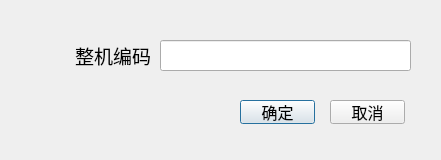
<?xml version="1.0" encoding="UTF-8"?>
<ui version="4.0">
 <class>XyScanDialog</class>
 <widget class="QDialog" name="XyScanDialog">
  <property name="geometry">
   <rect>
    <x>0</x>
    <y>0</y>
    <width>441</width>
    <height>160</height>
   </rect>
  </property>
  <property name="windowTitle">
   <string>Dialog</string>
  </property>
  <widget class="QLabel" name="label">
   <property name="geometry">
    <rect>
     <x>30</x>
     <y>40</y>
     <width>121</width>
     <height>31</height>
    </rect>
   </property>
   <property name="minimumSize">
    <size>
     <width>80</width>
     <height>0</height>
    </size>
   </property>
   <property name="font">
    <font>
     <pointsize>14</pointsize>
    </font>
   </property>
   <property name="text">
    <string>整机编码</string>
   </property>
   <property name="alignment">
    <set>Qt::AlignRight|Qt::AlignTrailing|Qt::AlignVCenter</set>
   </property>
  </widget>
  <widget class="QLineEdit" name="editSn">
   <property name="geometry">
    <rect>
     <x>160</x>
     <y>40</y>
     <width>251</width>
     <height>31</height>
    </rect>
   </property>
   <property name="font">
    <font>
     <pointsize>14</pointsize>
    </font>
   </property>
  </widget>
  <widget class="QPushButton" name="btnOk">
   <property name="geometry">
    <rect>
     <x>240</x>
     <y>100</y>
     <width>75</width>
     <height>24</height>
    </rect>
   </property>
   <property name="font">
    <font>
     <pointsize>12</pointsize>
    </font>
   </property>
   <property name="text">
    <string>确定</string>
   </property>
  </widget>
  <widget class="QPushButton" name="btnCancel">
   <property name="geometry">
    <rect>
     <x>330</x>
     <y>100</y>
     <width>75</width>
     <height>24</height>
    </rect>
   </property>
   <property name="font">
    <font>
     <pointsize>12</pointsize>
    </font>
   </property>
   <property name="text">
    <string>取消</string>
   </property>
  </widget>
 </widget>
 <resources/>
 <connections/>
</ui>
